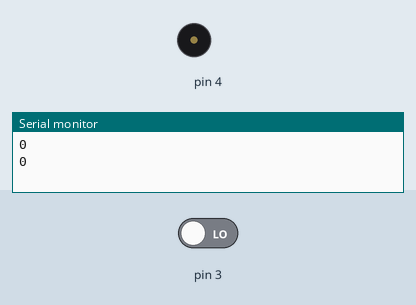
Bench run of a sketch on a simulated Arduino Uno, built with avr-gcc and run on an emulated ATmega328P. On the bench: buzzer (waves = sounding), the last lines printed to the serial monitor. The inputs (shaded band) are chosen by the test bench; at power-on: pin 3 LOW.

Above: at 1.8 s.
1.9 s: pin 3 driven HIGH
At 2.7 s:
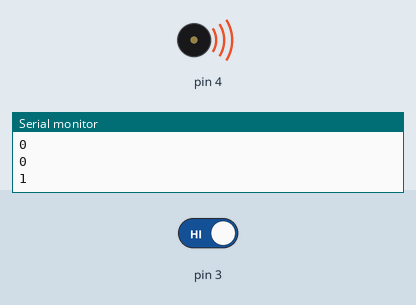
4.9 s: pin 3 driven LOW
At 6.2 s:
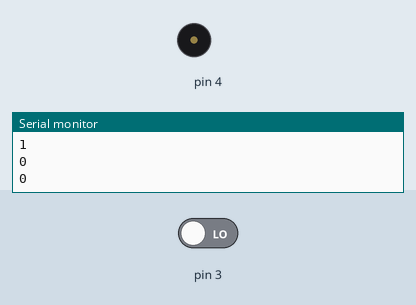
Timing chart, 0 to 7.9 s (numbered marks = the images above; inputs shaded):
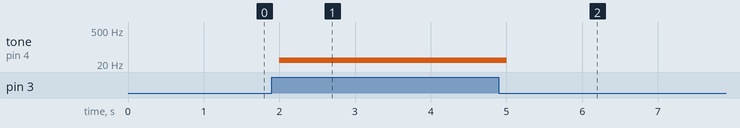

Measured:
- after the input at 1.9 s, tone on pin 4: silent → 29 Hz after 0.10 s
- after the input at 4.9 s, tone on pin 4: 29 Hz → silent after 0.10 s

The sketch:

projeto_buzzer_pir1.ino
```cpp
// C++ code
//
void setup()
{
  pinMode(3, INPUT);
  Serial.begin(9600);
  pinMode(4, OUTPUT);
}

void loop()
{
  Serial.println(digitalRead(3));
  if (1 == digitalRead(3)) {
    tone(4, 29, 1000); // play tone 10 (A#0 = 29 Hz)
  } else {
    noTone(4);
  }
  delay(1000); // Wait for 1000 millisecond(s)
}
```
